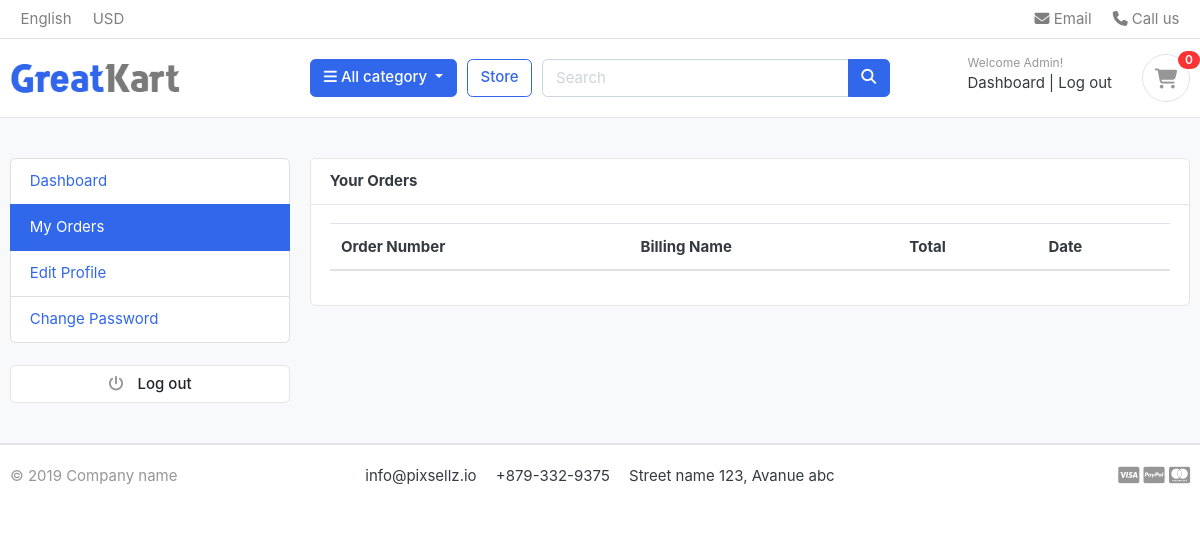
The page /account/my_orders/ (signed in) on the database as committed earlier.
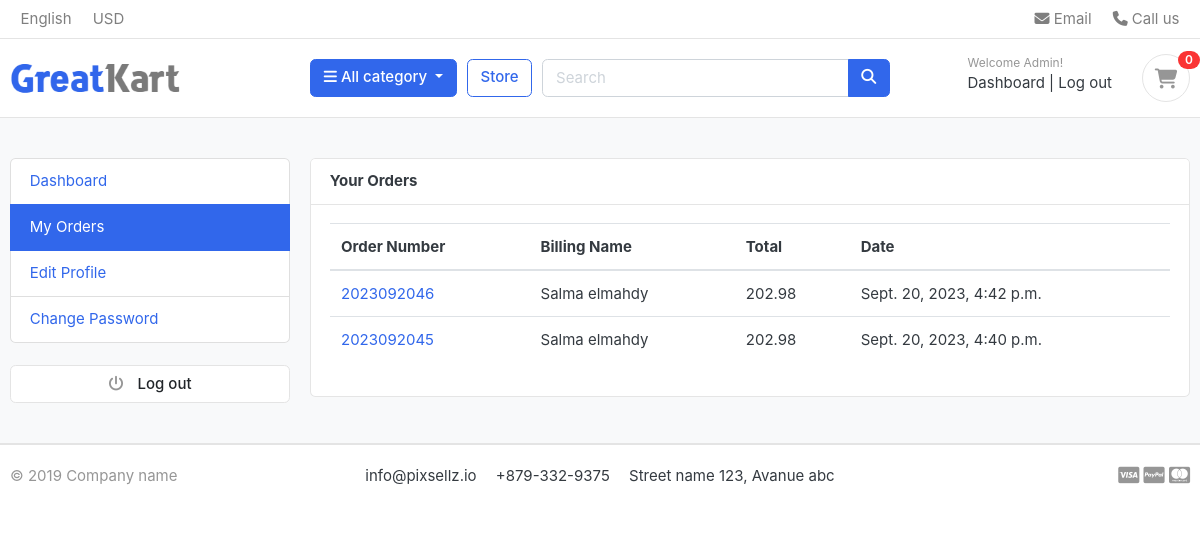
The same page on the database as committed later.
### order/models.py (models this page shows, shortened)
class Order(models.Model):
    STATUS=(
        ('New','New'),
        ('Accept','Accept'),
        ('Completed','Completed'),
        ('Cancelled','Cancelled')
    )
    user =models.ForeignKey(Account,on_delete=models.SET_NULL,null=True)
    payment=models.ForeignKey(Payment,on_delete=models.SET_NULL,blank=True,null=True)
    order_number=models.CharField(max_length=20)
    first_name=models.CharField(max_length=50)
    last_name=models.CharField(max_length=50)
    phone=models.CharField(max_length=15)
    email=models.EmailField(max_length=50)
    address_line_1=models.CharField(max_length=50)
    address_line_2=models.CharField(max_length=50,blank=True)
    counter=models.CharField(max_length=50)
    state=models.CharField(max_length=50)
    city=models.CharField(max_length=50)
    order_note=models.CharField(max_length=50)
    order_total=models.FloatField()
    tax=models.FloatField()
    status=models.CharField(max_length=10,choices=STATUS,default='New')
    ip=models.CharField(max_length=20,blank=True)
    is_ordered=models.BooleanField(default=False)
    created_at=models.DateTimeField(auto_now_add=True)
    updated_at=models.DateTimeField(auto_now=True)
    def full_name(self):
        return f'{self.first_name} {self.last_name}'

### accounts/views.py (the view)
# urls.py: path('my_orders/',views.my_orders,name='my_orders'),
@login_required(login_url="login")
def my_orders(request):
    orders=Order.objects.filter(user=request.user,is_ordered=True).order_by('-created_at')
    context={
        'orders':orders
    }
    return render(request,'accounts/my_order.html',context)

### cart/context_processors.py (called while the page is built)
def counter(request):
    cart_count=0
    if 'admin' in request.path:
        return {}
    else:
        try:
            cart=Cart.objects.filter(cart_id=_cart_id(request))
            if request.user.is_authenticated:
                cart_items=Cart_Item.objects.filter(user=request.user)
            else:
                cart_items=Cart_Item.objects.all().filter(cart=cart[:1])
            for cart_item in cart_items:
                cart_count+=cart_item.quantity
        except Cart.DoesNotExist:
            cart_count=0
        return dict(cart_count=cart_count)

### cart/views.py (called while the page is built)
def _cart_id(request):
    cart=request.session.session_key
    if not cart:
        cart=request.session.create()
    return cart

### category/context_processors.py (called while the page is built)
def menu_links(request):
    links=Category.objects.all()
    return dict(links=links)

### category/models.py (called while the page is built)
    def get_url(self):
        return reverse('products_by_category',args=[self.slug])

### templates/accounts/my_order.html (shortened to what this page needs)
{% extends 'base.html' %}
{% block content %}
<section class="section-conten padding-y bg">
    <div class="container">
        <div class="row">
        {% include "includes/dashboard_sidebar.html" %}
        <main class="col-md-9">
            <article class="card">
            <header class="card-header">
                <strong class="d-inline-block mr-3">Your Orders </strong>
            </header>
            <div class="card-body">
                <table class="table table-hover">
                    <thead>
                      <tr>
                        <th scope="col">Order Number</th>
                        <th scope="col">Billing Name</th>
                        <th scope="col">Total</th>
                        <th scope="col">Date</th>
                      </tr>
                    </thead>
                    <tbody>
                      {% for order in orders %}
                      <tr>
                        <td><a href="{% url "order_detail" order.order_number %}">{{order.order_number}}</a></td>
                        <td>{{order.full_name}}</td>
                        <td>{{order.order_total}}</td>
                        <td>{{order.created_at}}</td>
                      </tr>
                      {% endfor %}
                    </tbody>
                  </table>
            </div>
            </article>
        </main>
    </div>
    </div>
    </section>
{% endblock content %}

Rows that differ between the two databases and show on the page:
added Order: order_number "2023092046", full_name "Salma elmahdy", order_total "202.98", created_at "Sept. 20, 2023, 4:42 p.m."
added Order: order_number "2023092045", full_name "Salma elmahdy", order_total "202.98", created_at "Sept. 20, 2023, 4:40 p.m."
